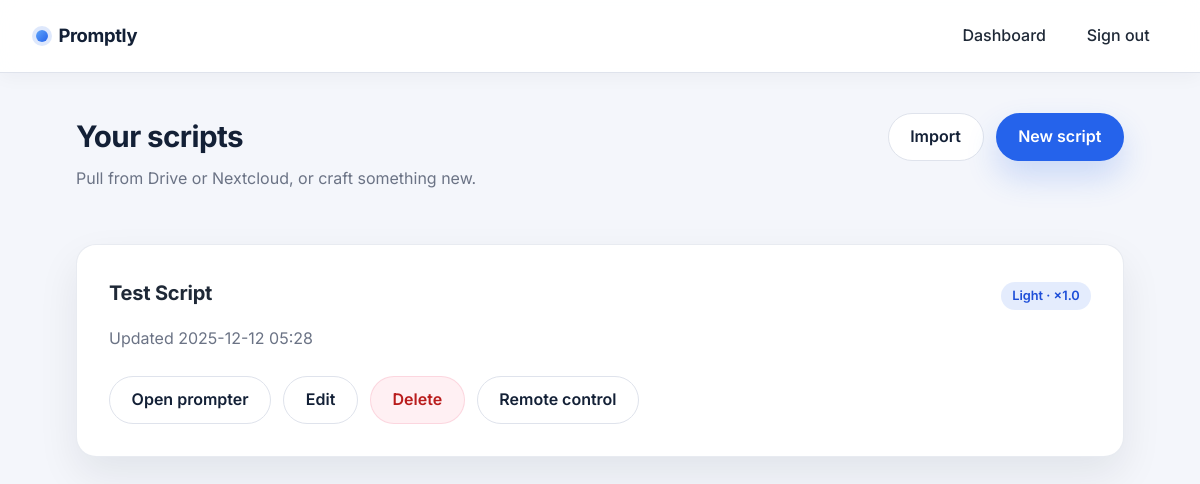
Page / (signed in) on the earlier database version.
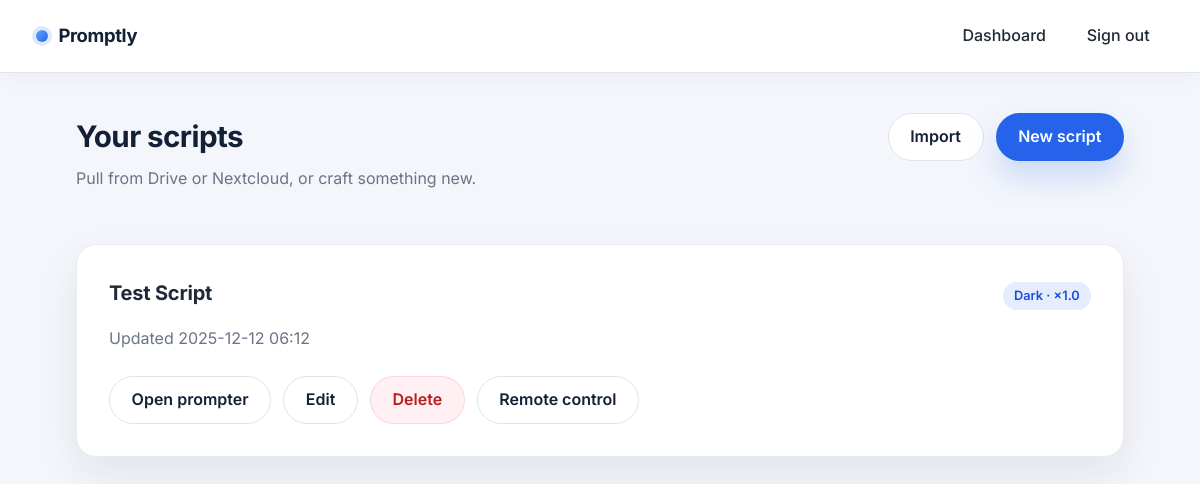
Same page on the later database version.
### app/models.py (models this page shows, shortened)
class Script(db.Model):
    __tablename__ = "scripts"
    id: Mapped[int] = mapped_column(primary_key=True)
    title: Mapped[str] = mapped_column(db.String(255), nullable=False)
    content: Mapped[str] = mapped_column(db.Text, nullable=False)
    owner_id: Mapped[int] = mapped_column(db.ForeignKey("users.id"), nullable=False, index=True)
    source: Mapped[str | None] = mapped_column(db.String(50))
    source_identifier: Mapped[str | None] = mapped_column(db.String(255))
    scroll_speed: Mapped[float] = mapped_column(db.Float, default=1.0, nullable=False)
    theme: Mapped[str] = mapped_column(db.String(50), default="light", nullable=False)
    is_shared: Mapped[bool] = mapped_column(default=False)
    created_at: Mapped[datetime] = mapped_column(default=datetime.utcnow, nullable=False)
    updated_at: Mapped[datetime] = mapped_column(
        default=datetime.utcnow, onupdate=datetime.utcnow, nullable=False
    )
    owner: Mapped[User] = relationship("User", back_populates="scripts")
    control_session: Mapped[RemoteControlSession | None] = relationship(
        "RemoteControlSession", back_populates="script", uselist=False
    )

### app/dashboard/routes.py (the view)
@dashboard_bp.route("/")
@login_required
def index():
    scripts = Script.query.filter_by(owner_id=current_user.id).order_by(Script.updated_at.desc())
    return render_template("dashboard/index.html", scripts=scripts)

### app/__init__.py (called while the page is built)
def register_extensions(app: Flask) -> None:
    db.init_app(app)
    migrate.init_app(app, db)
    csrf.init_app(app)
    login_manager.init_app(app)
    socketio.init_app(app, cors_allowed_origins=app.config.get("CORS_ALLOWED_ORIGINS"))
    login_manager.login_view = "auth.login"
    login_manager.session_protection = "strong"
    @app.context_processor
    def inject_csrf_token() -> dict[str, object]:
        return {"csrf_token": generate_csrf}

### app/models.py (called while the page is built)
@login_manager.user_loader
def load_user(user_id: str) -> User | None:
    return db.session.get(User, int(user_id))

### app/templates/dashboard/index.html (shortened to what this page needs)
{% extends "base.html" %}
{% block content %}
<section class="page-header">
    <div>
        <h1>Your scripts</h1>
        <p class="muted">Pull from Drive or Nextcloud, or craft something new.</p>
    </div>
    <div class="actions">
        <a class="btn" href="{{ url_for('dashboard.import_script') }}">Import</a>
        <a class="btn primary" href="{{ url_for('dashboard.create_script') }}">New script</a>
    </div>
</section>
<section class="grid">
    {% for script in scripts %}
        <article class="card">
            <header class="card-header">
                <h2>{{ script.title }}</h2>
                <span class="badge">{{ script.theme|capitalize }} · ×{{ '%.1f'|format(script.scroll_speed) }}</span>
            </header>
            <p class="muted">Updated {{ script.updated_at.strftime('%Y-%m-%d %H:%M') }}</p>
            <div class="card-actions">
                <a class="btn" href="{{ url_for('prompter.view', script_id=script.id) }}">Open prompter</a>
                <a class="btn" href="{{ url_for('dashboard.edit_script', script_id=script.id) }}">Edit</a>
                <form method="post" action="{{ url_for('dashboard.delete_script', script_id=script.id) }}" onsubmit="return confirm('Delete this script?');">
                    <button class="btn danger" type="submit">Delete</button>
                </form>
                <form method="post" action="{{ url_for('dashboard.create_remote_session', script_id=script.id) }}">
                    <button class="btn" type="submit">Remote control</button>
                </form>
            </div>
        </article>
    {% else %}
        <p class="empty">No scripts yet. Import or create one to get started.</p>
    {% endfor %}
</section>
{% endblock %}

### app/templates/base.html (shortened to what this page needs)
<!doctype html>
<html lang="en">
<head>
    <link rel="stylesheet" href="{{ url_for('static', filename='css/main.css') }}">
</head>
<body class="theme-light">
<nav class="top-nav">
    <div class="brand">Promptly</div>
    <div class="nav-links">
        {% if current_user.is_authenticated %}
            <a href="{{ url_for('dashboard.index') }}">Dashboard</a>
            <a href="{{ url_for('auth.logout') }}">Sign out</a>
        {% else %}
            <a href="{{ url_for('auth.login') }}">Sign in</a>
        {% endif %}
    </div>
</nav>
<main class="container">
    {% block content %}{% endblock %}
</main>
</body>
</html>

### app/static/css/main.css (style rules this page uses)
:root { color-scheme: light; --bg-body: #f4f6fb; --bg-surface: #ffffff; --bg-surface-muted: #eef1f7; --border-soft: #dfe3ec; --shadow-soft: 0 18px 40px rgba(15, 23, 42, 0.08); --radius-lg: 20px; --radius-md: 14px; --radius-sm: 10px; --primary: #2563eb; --primary-dark: #1d4ed8; --primary-soft: rgba(37, 99, 235, 0.12); --danger: #e11d48; --danger-soft: rgba(225, 29, 72, 0.12); --text-strong: #132036; --text: #1f2937; --text-muted: #6b7385; --text-subtle: #8f96a5; --focus-ring: rgba(37, 99, 235, 0.25); }
*, *::before, *::after { box-sizing: border-box; }
body { margin: 0; font-family: 'Inter', -apple-system, BlinkMacSystemFont, 'Segoe UI', sans-serif; background: var(--bg-body); color: var(--text); line-height: 1.6; min-height: 100vh; -webkit-font-smoothing: antialiased; }
main { display: block; }
a, a:visited { color: var(--primary); text-decoration: none; transition: color 0.2s ease; }
.top-nav { position: sticky; top: 0; z-index: 20; display: flex; align-items: center; justify-content: space-between; padding: 1rem 2.25rem; background: rgba(255, 255, 255, 0.92); border-bottom: 1px solid var(--border-soft); box-shadow: 0 4px 18px rgba(15, 23, 42, 0.04); backdrop-filter: blur(14px); }
.top-nav .brand { font-weight: 700; font-size: 1.15rem; letter-spacing: -0.02em; color: var(--text-strong); display: flex; align-items: center; gap: 0.65rem; }
.top-nav .brand::before { content: ""; width: 12px; height: 12px; border-radius: 999px; background: linear-gradient(135deg, #60a5fa, #2563eb); box-shadow: 0 0 0 4px rgba(37, 99, 235, 0.15); }
.top-nav .nav-links { display: flex; align-items: center; gap: 0.75rem; }
.top-nav .nav-links a { color: var(--text); font-weight: 500; padding: 0.45rem 0.9rem; border-radius: var(--radius-sm); transition: background 0.2s ease, color 0.2s ease; }
.container { max-width: 1120px; margin: 0 auto; padding: 2.5rem 2.25rem 3rem; }
.card { background: var(--bg-surface); border-radius: var(--radius-lg); padding: 2rem; border: 1px solid rgba(223, 227, 236, 0.7); box-shadow: var(--shadow-soft); }
input, select, textarea, button { font: inherit; }
.btn { display: inline-flex; align-items: center; justify-content: center; gap: 0.4rem; padding: 0.65rem 1.35rem; border-radius: 999px; border: 1px solid var(--border-soft); background: var(--bg-surface); color: var(--text-strong); font-weight: 600; cursor: pointer; transition: transform 0.15s ease, box-shadow 0.15s ease, color 0.15s ease, background 0.15s ease; }
.btn.primary { background: var(--primary); color: #fff; border-color: transparent; box-shadow: 0 16px 32px rgba(37, 99, 235, 0.2); }
.btn.danger { background: #fff0f3; color: #b91c1c; border-color: var(--danger-soft); }
.page-header { display: flex; align-items: flex-start; justify-content: space-between; gap: 1.5rem; margin-bottom: 2.25rem; }
.page-header h1 { margin: 0; font-size: 1.85rem; letter-spacing: -0.02em; color: var(--text-strong); }
.page-header .muted { margin-top: 0.35rem; }
.actions { display: inline-flex; align-items: center; gap: 0.75rem; }
.grid { display: grid; grid-template-columns: repeat(auto-fit, minmax(280px, 1fr)); gap: 1.75rem; }
.card-header { display: flex; align-items: baseline; justify-content: space-between; gap: 1rem; margin-bottom: 1rem; }
.card-header h2 { margin: 0; font-size: 1.25rem; letter-spacing: -0.01em; }
.badge { display: inline-flex; align-items: center; gap: 0.35rem; font-size: 0.8rem; background: var(--primary-soft); color: var(--primary-dark); padding: 0.25rem 0.7rem; border-radius: 999px; font-weight: 600; }
.card-actions { display: flex; flex-wrap: wrap; gap: 0.75rem; margin-top: 1.5rem; }
.card-actions form { margin: 0; }
.muted { color: var(--text-muted); }

Differences in the rows shown:
changed Script "Test Script": theme "Light" → "Dark"; updated_at "2025-12-12 05:28" → "2025-12-12 06:12"
